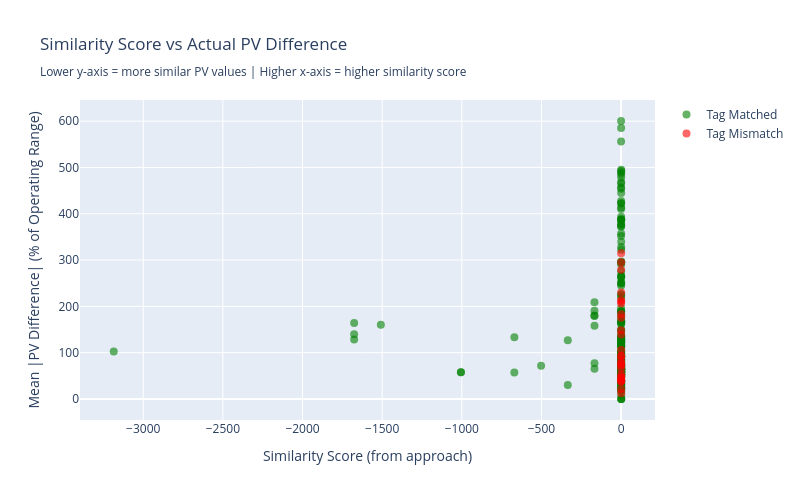

Notebook source saved alongside this figure:
### Code cell
# --- Plot 5: Similarity Score vs PV Difference (scatter) ---
# Does higher similarity score actually mean more similar PV values?

all_comp_df['mean_abs_pv_diff_pct'] = all_comp_df[
    [f'{tag}_pv_diff_pct' for tag in COMPARISON_TAGS]
].abs().mean(axis=1)

# Color by whether tag matched
all_comp_df['tag_matched'] = all_comp_df['tag_match'].apply(
    lambda x: 'Tag Matched' if x == 1 else ('Tag Mismatch' if x == 0 else 'Unknown')
)

fig_scatter = go.Figure()

for match_type, color in [('Tag Matched', 'green'), ('Tag Mismatch', 'red'), ('Unknown', 'gray')]:
    subset = all_comp_df[all_comp_df['tag_matched'] == match_type]
    if len(subset) == 0:
        continue
    fig_scatter.add_trace(go.Scatter(
        x=subset['similarity'],
        y=subset['mean_abs_pv_diff_pct'],
        mode='markers',
        name=match_type,
        marker=dict(color=color, size=8, opacity=0.6),
        hovertemplate=(
            'Episode: %{customdata[0]}<br>'
            'Similarity: %{x:.3f}<br>'
            'Mean |PV Diff|: %{y:.1f}% of range<br>'
            'Actual: %{customdata[1]}<br>'
            'Recommended: %{customdata[2]}'
            '<extra></extra>'
        ),
        customdata=subset[['episode_id', 'actual_source', 'rec_source']].values
    ))

fig_scatter.update_layout(
    title='Similarity Score vs Actual PV Difference<br>'
          '<sub>Lower y-axis = more similar PV values | Higher x-axis = higher similarity score</sub>',
    xaxis_title='Similarity Score (from approach)',
    yaxis_title='Mean |PV Difference| (% of Operating Range)',
    height=500,
    width=800,
)
fig_scatter.show()

corr = all_comp_df[['similarity', 'mean_abs_pv_diff_pct']].dropna().corr().iloc[0, 1]
print(f"\nCorrelation between similarity score and mean |PV diff %|: {corr:.3f}")
print(f"  (Negative = higher similarity → smaller PV differences, which is expected)")

### Figure 1 — Plotly figure (JSON) as saved in the notebook; plotly's stock layout.template omitted (floating-point values rounded to 4 significant figures; data arrays with more than 128 entries replaced by an {"elided": "..."} marker saying what was removed)
{"data": [{"customdata": {"elided": "182x3 mixed values"}, "hovertemplate": "Episode: %{customdata[0]}<br>Similarity: %{x:.3f}<br>Mean |PV Diff|: %{y:.1f}% of range<br>Actual: %{customdata[1]}<br>Recommended: %{customdata[2]}<extra></extra>", "marker": {"color": "green", "opacity": 0.6, "size": 8}, "mode": "markers", "name": "Tag Matched", "type": "scatter", "x": {"elided": "182 float values"}, "y": {"elided": "182 float values"}}, {"customdata": [[558, "03LIC_1071", "03PIC_1013"], [558, "03LIC_1071", "03PIC_1013"], [558, "03PIC_1013", "03LIC_1071"], [558, "03PIC_1013", "03LIC_1071"], [558, "03PIC_1013", "03LIC_1071"], [558, "03PIC_1013", "03LIC_1071"], [558, "03PIC_1013", "03LIC_1071"], [590, "03PIC_1013", "03LIC_1071"], [590, "03PIC_1013", "03LIC_1071"], [557, "03PIC_1013", "03LIC_1071"], [585, "03PIC_1013", "03LIC_1071"], [585, "03PIC_1013", "03LIC_1016"], [528, "03LIC_1071", "03PIC_1013"], [528, "03LIC_1071", "03LIC_1016"], [607, "03PIC_1013", "03LIC_1071"], [567, "03LIC_1071", "03PIC_1013"], [533, "03LIC_1071", "03PIC_1013"], [527, "03LIC_1071", "03LIC_1016"], [534, "03LIC_1071", "03PIC_1013"], [598, "03PIC_1013", "03LIC_1071"], [531, "03LIC_1071", "03LIC_1016"], [531, "03LIC_1071", "03LIC_1016"], [531, "03LIC_1071", "03LIC_1016"], [531, "03LIC_1071", "03LIC_1016"], [531, "03LIC_1071", "03PIC_1013"], [531, "03LIC_1071", "03PIC_1013"], [531, "03LIC_1071", "03LIC_1016"], [542, "03LIC_1071", "03PIC_1013"]], "hovertemplate": "Episode: %{customdata[0]}<br>Similarity: %{x:.3f}<br>Mean |PV Diff|: %{y:.1f}% of range<br>Actual: %{customdata[1]}<br>Recommended: %{customdata[2]}<extra></extra>", "marker": {"color": "red", "opacity": 0.6, "size": 8}, "mode": "markers", "name": "Tag Mismatch", "type": "scatter", "x": [-0.05021, 0.2792, 0.3578, 0.4034, 0.3258, 0.4519, 0.3128, 0.6422, 0.541, 0.3982, 0.5936, 0.4778, 0.4286, 0.5026, 0.6712, -0.4202, 0.4018, 0.4339, 0.446, 0.467, 0.5746, 0.5147, 0.3841, 0.357, 0.3272, 0.3382, 0.3358, 0.2487], "y": [206.4, 65.74, 214.0, 229.9, 295.5, 139.4, 315.0, 12.41, 53.61, 105.7, 42.65, 75.13, 183.1, 38.91, 48.46, 148.6, 93.01, 38.91, 93.01, 21.72, 46.07, 37.13, 72.47, 76.95, 175.3, 210.8, 83.42, 279.3]}], "layout": {"height": 500, "title": {"text": "Similarity Score vs Actual PV Difference<br><sub>Lower y-axis = more similar PV values | Higher x-axis = higher similarity score</sub>"}, "width": 800, "xaxis": {"title": {"text": "Similarity Score (from approach)"}}, "yaxis": {"title": {"text": "Mean |PV Difference| (% of Operating Range)"}}}}
